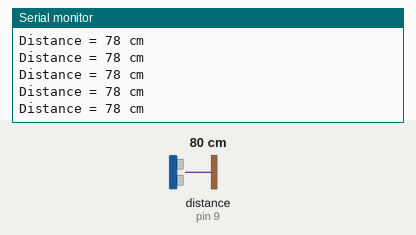
The sketch below on a simulated Arduino Uno, built with avr-gcc and run on an emulated ATmega328P. Shown: the last lines printed to the serial monitor. Wiring (inferred from the names in the program): ultrasonic range finder: trigger pin 10; echo pin 9. The inputs (shaded band) are chosen by the test bench; at power-on: distance to the obstacle (sensor on pin 9) 80 cm. The echo pulse lasts 58.3 µs per cm.

Above: at 1.2 s.
1.3 s: distance to the obstacle (sensor on pin 9) set to 299 cm
At 1.62 s:
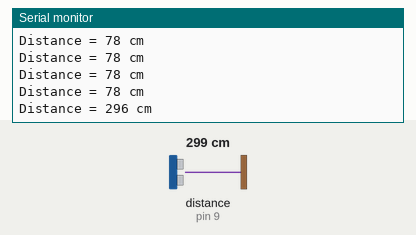
4.3 s: distance to the obstacle (sensor on pin 9) set to 2 cm
At 4.45 s:
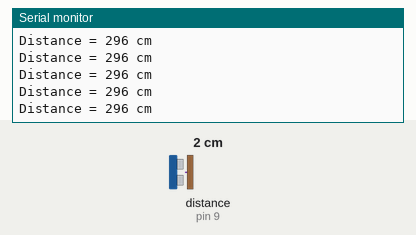
Timing chart, 0 to 7.3 s (numbered marks = the images above; inputs shaded):
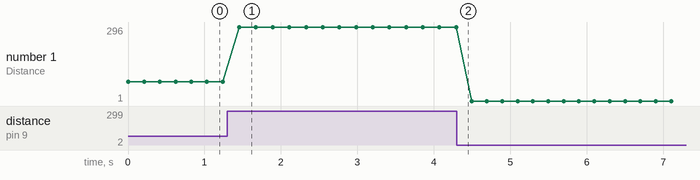

Measured:
- after the input at 1.3 s, the serial monitor: prints a new line after 0.16 s (image 1)
- plotted number 1: 78 → 296 after the input at 1.3 s, 296 → 1 after the input at 4.3 s

The sketch:

exp9.ino
```cpp
int trig = 10;
int echo = 9;
long duration;
int cm;

void setup() {
  pinMode(trig, OUTPUT);
  pinMode(echo, INPUT);
  Serial.begin(9600);
}

void loop() {
  // 1. Ensure the trigger pin is low first
  digitalWrite(trig, LOW);
  delayMicroseconds(2);

  // 2. Send a clean 10 microsecond HIGH pulse
  digitalWrite(trig, HIGH);
  delayMicroseconds(10);
  digitalWrite(trig, LOW);

  // 3. Read the echo travel time in microseconds
  duration = pulseIn(echo, HIGH);

  // 4. Calculate distance: Speed of sound is ~0.034 cm/us
  // We divide by 2 because the sound travels to the object and back.
  cm = duration * 0.034 / 2;

  // 5. Print to Serial Monitor
  Serial.print("Distance = ");
  Serial.print(cm);
  Serial.println(" cm");

  delay(200); // Small delay to make the serial monitor readable
}
```
